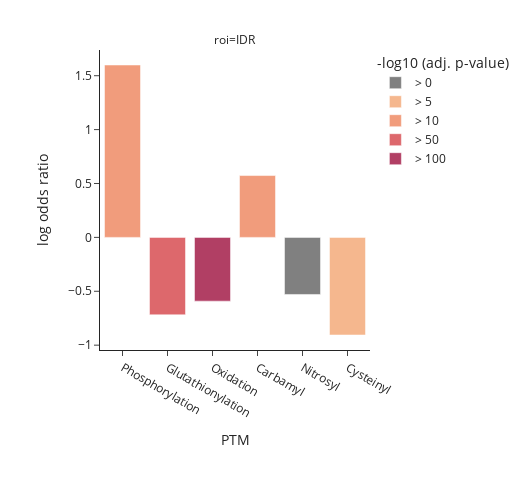

This figure's notebook cell:
### Code cell
plot_enrichment(data=enrichment_res,
                ptm_select=["Phosphorylation", 'Glutathionylation','Oxidation','Carbamyl', "Nitrosyl", "Cysteinyl"],
                roi_select=['IDR'])

### Figure 1 — Plotly figure (JSON) as saved in the notebook; plotly's stock layout.template omitted (floating-point values rounded to 4 significant figures)
{"data": [{"alignmentgroup": "True", "customdata": [[0.5888, 0.06869]], "hovertemplate": "-log10 (adj. p-value)=> 0<br>roi=IDR<br>PTM=%{x}<br>log odds ratio=%{y}<br>oddsr=%{customdata[0]}<br>p_adj_bh=%{customdata[1]}<extra></extra>", "legendgroup": "> 0", "marker": {"color": "grey"}, "name": "> 0", "offsetgroup": "> 0", "orientation": "v", "showlegend": true, "textposition": "auto", "type": "bar", "x": ["Nitrosyl"], "xaxis": "x", "y": [-0.5296], "yaxis": "y"}, {"alignmentgroup": "True", "customdata": [[0.4043, 2.719e-06]], "hovertemplate": "-log10 (adj. p-value)=> 5<br>roi=IDR<br>PTM=%{x}<br>log odds ratio=%{y}<br>oddsr=%{customdata[0]}<br>p_adj_bh=%{customdata[1]}<extra></extra>", "legendgroup": "> 5", "marker": {"color": "rgb(245, 183, 142)"}, "name": "> 5", "offsetgroup": "> 5", "orientation": "v", "showlegend": true, "textposition": "auto", "type": "bar", "x": ["Cysteinyl"], "xaxis": "x", "y": [-0.9057], "yaxis": "y"}, {"alignmentgroup": "True", "customdata": [[4.95, 5.577e-48], [1.775, 1.66e-17]], "hovertemplate": "-log10 (adj. p-value)=> 10<br>roi=IDR<br>PTM=%{x}<br>log odds ratio=%{y}<br>oddsr=%{customdata[0]}<br>p_adj_bh=%{customdata[1]}<extra></extra>", "legendgroup": "> 10", "marker": {"color": "rgb(241, 156, 124)"}, "name": "> 10", "offsetgroup": "> 10", "orientation": "v", "showlegend": true, "textposition": "auto", "type": "bar", "x": ["Phosphorylation", "Carbamyl"], "xaxis": "x", "y": [1.599, 0.5738], "yaxis": "y"}, {"alignmentgroup": "True", "customdata": [[0.4876, 4.867e-84]], "hovertemplate": "-log10 (adj. p-value)=> 50<br>roi=IDR<br>PTM=%{x}<br>log odds ratio=%{y}<br>oddsr=%{customdata[0]}<br>p_adj_bh=%{customdata[1]}<extra></extra>", "legendgroup": "> 50", "marker": {"color": "rgb(221, 104, 108)"}, "name": "> 50", "offsetgroup": "> 50", "orientation": "v", "showlegend": true, "textposition": "auto", "type": "bar", "x": ["Glutathionylation"], "xaxis": "x", "y": [-0.7182], "yaxis": "y"}, {"alignmentgroup": "True", "customdata": [[0.5535, 4.89e-304]], "hovertemplate": "-log10 (adj. p-value)=> 100<br>roi=IDR<br>PTM=%{x}<br>log odds ratio=%{y}<br>oddsr=%{customdata[0]}<br>p_adj_bh=%{customdata[1]}<extra></extra>", "legendgroup": "> 100", "marker": {"color": "rgb(177, 63, 100)"}, "name": "> 100", "offsetgroup": "> 100", "orientation": "v", "showlegend": true, "textposition": "auto", "type": "bar", "x": ["Oxidation"], "xaxis": "x", "y": [-0.5915], "yaxis": "y"}], "layout": {"annotations": [{"font": {}, "showarrow": false, "text": "roi=IDR", "x": 0.5, "xanchor": "center", "xref": "paper", "y": 1, "yanchor": "bottom", "yref": "paper"}], "autosize": false, "barmode": "relative", "height": 500, "legend": {"title": {"text": "-log10 (adj. p-value)"}, "tracegroupgap": 0}, "margin": {"autoexpand": false, "b": 150, "l": 100, "r": 150, "t": 50}, "width": 520, "xaxis": {"anchor": "y", "categoryarray": ["Phosphorylation", "Glutathionylation", "Oxidation", "Carbamyl", "Nitrosyl", "Cysteinyl"], "categoryorder": "array", "domain": [0, 1], "title": {"text": "PTM"}}, "yaxis": {"anchor": "x", "domain": [0, 1], "title": {"text": "log odds ratio"}}}}
